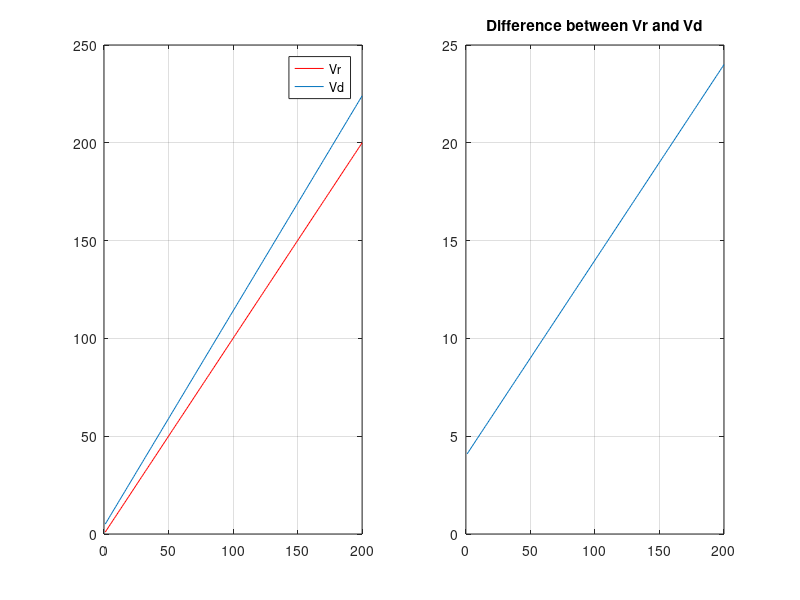

The MATLAB script that drew this image:
%initialization
real=zeros(1,200);
clock=zeros(1,200);
diff=zeros(1,200);

% Vr/10+4 >= Vd-Vr
% Vr/10+4+Vr >= Vd
% max value of Vd = Vr/10+4+Vr
for n=1:200
  real(n)=n;
  clock(n)=real(n)./10+4+real(n);
  diff(n)=clock(n)-real(n);
end

%plot
x=1:200;
subplot(1,2,1);
plot(x,real,'-r',x,clock,'-');
legend('Vr','Vd');
grid

subplot(1,2,2);
plot(x,diff);
title('Difference between Vr and Vd');
grid


